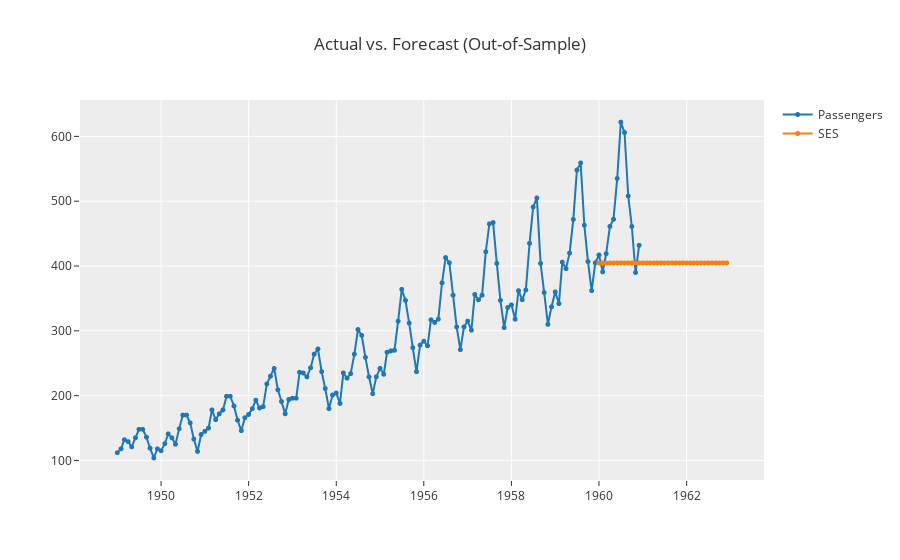

Source (notebook cell):
### Code cell
exp.plot_model(ses, plot='forecast', data_kwargs={'fh':36, 'labels':["SES"]})

### Figure 1 — Plotly figure (JSON) as saved in the notebook; plotly's stock layout.template omitted (floating-point values rounded to 4 significant figures; data arrays with more than 128 entries replaced by an {"elided": "..."} marker saying what was removed)
{"data": [{"line": {"color": "rgb(31, 119, 180)", "width": 2}, "marker": {"color": "rgb(31, 119, 180)", "size": 5}, "mode": "lines+markers", "name": "Passengers", "type": "scattergl", "x": {"elided": "168 str values"}, "xaxis": "x", "y": {"elided": "168 int values"}, "yaxis": "y"}, {"line": {"color": "rgb(255, 127, 14)", "width": 2}, "marker": {"color": "rgb(255, 127, 14)", "size": 5}, "mode": "lines+markers", "name": "SES", "type": "scattergl", "x": {"elided": "168 str values"}, "xaxis": "x", "y": {"elided": "168 float values"}, "yaxis": "y"}], "layout": {"showlegend": true, "title": {"text": "Actual vs. Forecast (Out-of-Sample)"}, "xaxis": {"anchor": "y", "domain": [0, 1]}, "yaxis": {"anchor": "x", "domain": [0, 1]}}}
